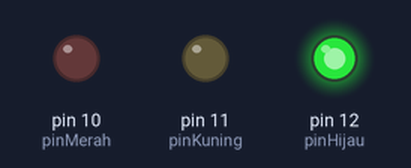
This sketch was run on a simulated Arduino Uno, built with avr-gcc and run on an emulated ATmega328P. On the bench: output pins drawn as LEDs (lit = HIGH).

Above: at 2.5 s.
At 5.7 s:
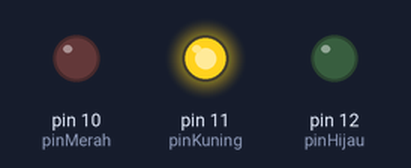
At 7.7 s:
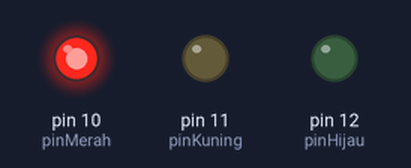
Timing chart, 0 to 11.7 s (numbered marks = the images above):
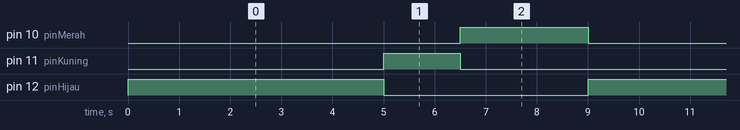

Measured:
- by itself, pin 10 (pinMerah): alternates HIGH for 2.5 s and LOW for 6.5 s
- by itself, pin 11 (pinKuning): alternates HIGH for 1.5 s and LOW for 7.5 s
- by itself, pin 12 (pinHijau): alternates HIGH for 5.0 s and LOW for 4.0 s

The sketch:

TrafficLight.ino
```cpp
int pinHijau = 12;
int pinKuning = 11;
int pinMerah = 10;

void setup() {
  pinMode(pinHijau, OUTPUT);
  pinMode(pinKuning, OUTPUT);
  pinMode(pinMerah, OUTPUT);
}

void loop() {
  digitalWrite(pinHijau, HIGH);
  delay(5000);
  digitalWrite(pinHijau, LOW);
  digitalWrite(pinKuning, HIGH);
  delay(1500);
  digitalWrite(pinKuning, LOW);
  digitalWrite(pinMerah, HIGH);
  delay(2500);
  digitalWrite(pinMerah, LOW);
}
```
